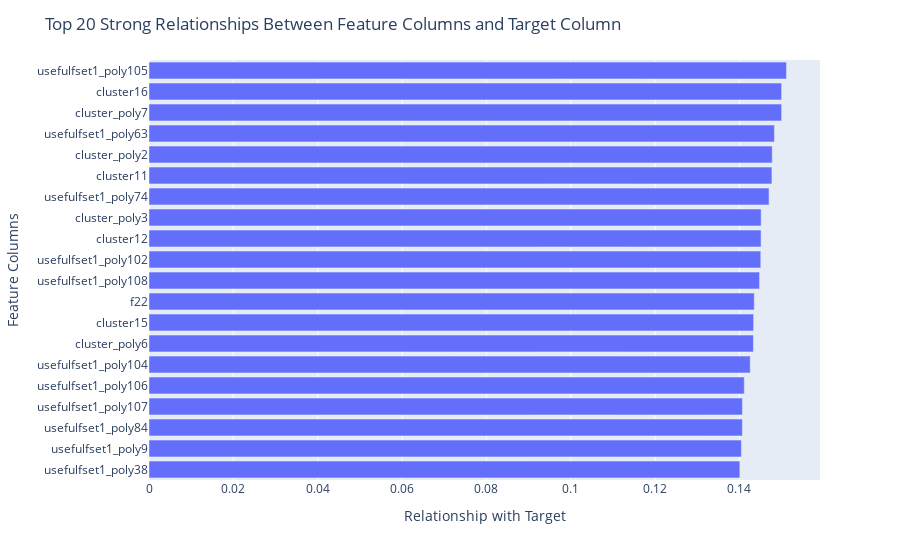

The code cell stored with this chart in its notebook:
### Code cell
import plotly.figure_factory as ff
import plotly.express as px

top = 20
fig = px.bar(mi_scores, x=mi_scores.values[:top], y=mi_scores.index[:top])
fig.update_layout(
    title=f"Top {top} Strong Relationships Between Feature Columns and Target Column",
    xaxis_title="Relationship with Target",
    yaxis_title="Feature Columns",
    yaxis={'categoryorder':'total ascending'},
    colorway=["blue"]
)
fig.show()

### Figure 1 — Plotly figure (JSON) as saved in the notebook; plotly's stock layout.template omitted (floating-point values rounded to 4 significant figures)
{"data": [{"alignmentgroup": "True", "hovertemplate": "x=%{x}<br>y=%{y}<extra></extra>", "legendgroup": "", "marker": {"color": "#636efa", "pattern": {"shape": ""}}, "name": "", "offsetgroup": "", "orientation": "h", "showlegend": false, "textposition": "auto", "type": "bar", "x": [0.1511, 0.15, 0.15, 0.1483, 0.1478, 0.1477, 0.147, 0.1451, 0.1451, 0.145, 0.1448, 0.1435, 0.1434, 0.1433, 0.1425, 0.1411, 0.1407, 0.1407, 0.1405, 0.1401], "xaxis": "x", "y": ["usefulfset1_poly105", "cluster_poly7", "cluster16", "usefulfset1_poly63", "cluster_poly2", "cluster11", "usefulfset1_poly74", "cluster_poly3", "cluster12", "usefulfset1_poly102", "usefulfset1_poly108", "f22", "cluster15", "cluster_poly6", "usefulfset1_poly104", "usefulfset1_poly106", "usefulfset1_poly107", "usefulfset1_poly84", "usefulfset1_poly9", "usefulfset1_poly38"], "yaxis": "y"}], "layout": {"barmode": "relative", "colorway": ["blue"], "legend": {"tracegroupgap": 0}, "margin": {"t": 60}, "title": {"text": "Top 20 Strong Relationships Between Feature Columns and Target Column"}, "xaxis": {"anchor": "y", "domain": [0, 1], "title": {"text": "Relationship with Target"}}, "yaxis": {"anchor": "x", "categoryorder": "total ascending", "domain": [0, 1], "title": {"text": "Feature Columns"}}}}
